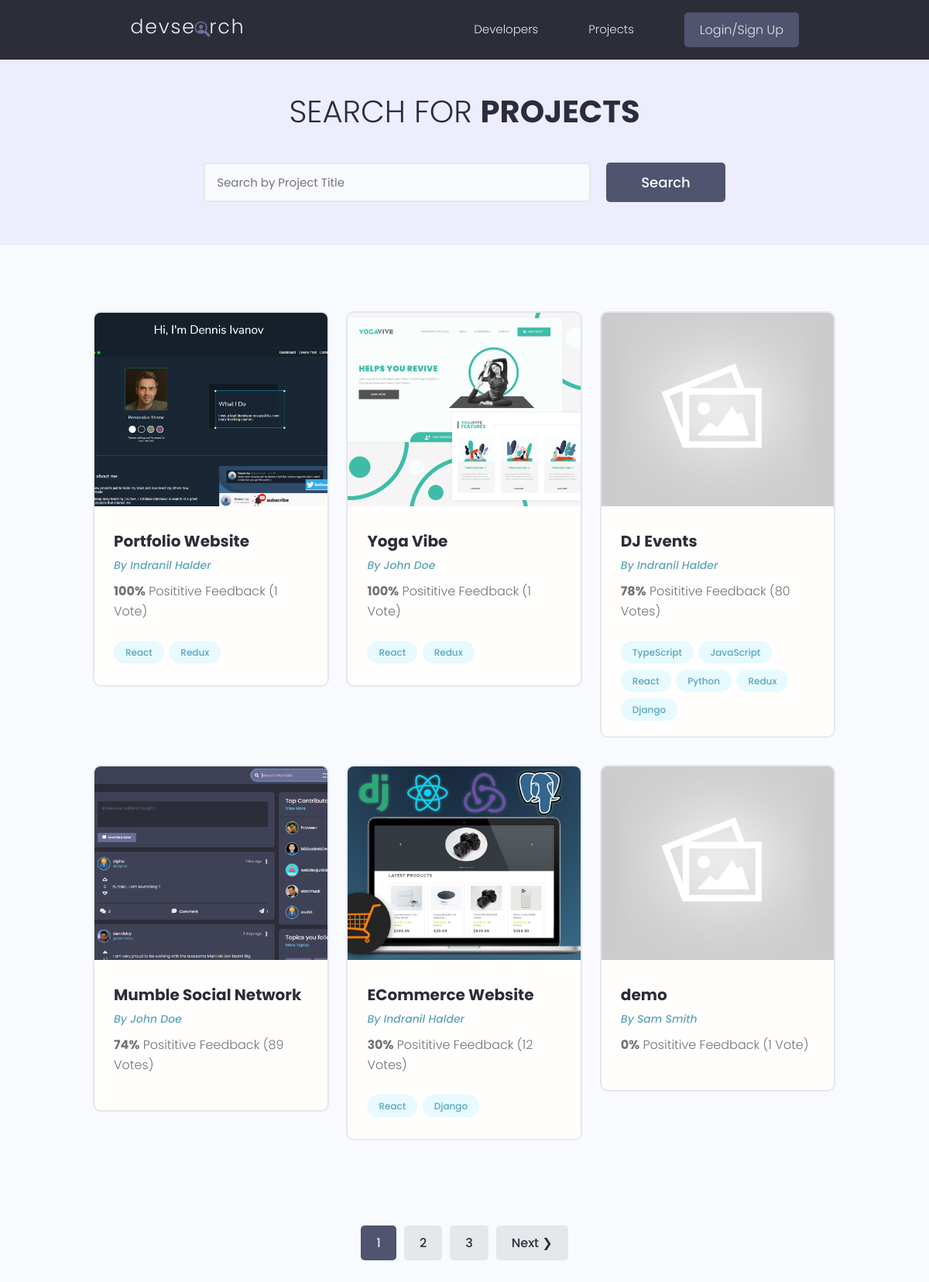
/projects/, run on the app's committed database.
### projects/models.py (models this page shows, shortened)
class Project(models.Model):
    owner = models.ForeignKey(
        Profile, null=True, blank=True, on_delete=models.SET_NULL)
    title = models.CharField(max_length=200)
    description = models.TextField(null=True, blank=True)
    featured_image = models.ImageField(
        null=True, blank=True, default='default.jpg')
    demo_link = models.CharField(max_length=2000, null=True, blank=True)
    source_link = models.CharField(max_length=2000, null=True, blank=True)
    tags = models.ManyToManyField('Tag', blank=True)
    vote_total = models.IntegerField(default=0, null=True, blank=True)
    vote_ratio = models.IntegerField(default=0, null=True, blank=True)
    created = models.DateTimeField(auto_now_add=True)
    id = models.UUIDField(default=uuid.uuid4, unique=True,
                          primary_key=True, editable=False)
    class Meta:
        ordering = ['-vote_ratio', '-vote_total', 'title']

class Tag(models.Model):
    name = models.CharField(max_length=200)
    created = models.DateTimeField(auto_now_add=True)
    id = models.UUIDField(default=uuid.uuid4, unique=True,
                          primary_key=True, editable=False)
    def __str__(self):
        return self.name

### users/models.py (models this page shows, shortened)
class Profile(models.Model):
    user = models.OneToOneField(
        User, on_delete=models.CASCADE, null=True, blank=True)
    name = models.CharField(max_length=200, blank=True, null=True)
    email = models.EmailField(max_length=500, blank=True, null=True)
    username = models.CharField(max_length=200, blank=True, null=True)
    location = models.CharField(max_length=200, blank=True, null=True)
    short_intro = models.CharField(max_length=200, blank=True, null=True)
    bio = models.TextField(blank=True, null=True)
    profile_image = models.ImageField(
        null=True, blank=True, upload_to='profiles/', default='profiles/user-default.png')
    social_github = models.CharField(max_length=200, blank=True, null=True)
    social_twitter = models.CharField(max_length=200, blank=True, null=True)
    social_linkedin = models.CharField(max_length=200, blank=True, null=True)
    social_youtube = models.CharField(max_length=200, blank=True, null=True)
    social_website = models.CharField(max_length=200, blank=True, null=True)
    created = models.DateTimeField(auto_now_add=True)
    id = models.UUIDField(default=uuid.uuid4, unique=True,
                          primary_key=True, editable=False)

### projects/views.py (the view)
# urls.py: path('projects/', include('projects.urls')),
def projects(request):
    projects, search_query = searchProjects(request)
    custom_range, projects = paginateProjects(request, projects, 6)
    context = {'projects': projects, 'search_query': search_query,
               'custom_range': custom_range}
    return render(request, 'projects/projects.html', context)

### projects/utils.py (called while the page is built)
def paginateProjects(request, projects, results):
    page = request.GET.get('page')
    paginator = Paginator(projects, results)
    try:
        projects = paginator.page(page)
    except PageNotAnInteger:
        page = 1
        projects = paginator.page(page)
    except EmptyPage:
        page = paginator.num_pages
        projects = paginator.page(page)
    leftIndex = (int(page) - 4)
    if (leftIndex < 1):
        leftIndex = 1
    rightIndex = (int(page) + 5)
    if rightIndex > paginator.num_pages:
        rightIndex = paginator.num_pages + 1
    custom_range = range(leftIndex, rightIndex)
    return custom_range, projects

def searchProjects(request):
    search_query = ''
    if request.GET.get('search_query'):
        search_query = request.GET.get('search_query')
    tags = Tag.objects.filter(name__icontains=search_query)
    projects = Project.objects.distinct().filter(
        Q(title__icontains=search_query) |
        Q(description__icontains=search_query) |
        Q(owner__name__icontains=search_query) |
        Q(tags__in=tags)
    )
    return projects, search_query

### projects/templates/projects/projects.html (shortened to what this page needs)
{% extends 'main.html' %}
{% block content %}
  <main class="projects">
    <section class="hero-section text-center">
      <div class="container container--narrow">
        <div class="hero-section__box">
          <h2>Search for <span>Projects</span></h2>
        </div>
        <div class="hero-section__search">
          <form id="searchForm" class="form" action="{% url 'projects' %}" method="get">
            <div class="form__field">
              <input class="input input--text" id="formInput#search" type="text" name="search_query"
               value="{{ search_query }}" placeholder="Search by Project Title" />
            </div>
            <input class="btn btn--sub btn--lg" type="submit" value="Search" />
          </form>
        </div>
      </div>
    </section>
    <section class="projectsList">
      <div class="container">
        <div class="grid grid--three">
          {% for project in projects %}
          <div class="column">
            <div class="card project">
              <a href="{% url 'project' project.id %}" class="project">
                <img class="project__thumbnail" src="{{ project.featured_image.url }}" alt="project thumbnail" />
                <div class="card__body">
                  <h3 class="project__title">{{ project.title }}</h3>
                  <p><a class="project__author" href="{% url 'user-profile' project.owner.id %}">By {{ project.owner.name }}</a></p>
                  <p class="project--rating">
                    <span style="font-weight: bold;">{{ project.vote_ratio }}%</span> Posititive
                    Feedback ({{ project.vote_total }} Vote{{project.vote_total|pluralize:"s"}})
                  </p>
                  <div class="project__tags">
                    {% for tag in project.tags.all %}
                    <span class="tag tag--pill tag--main">
                      <small>{{ tag }}</small>
                    </span>
                    {% endfor %}
                  </div>
                </div>
              </a>
            </div>
          </div>
          {% endfor %}
        </div>
      </div>
    </section>
    {% include 'pagination.html' with queryset=projects custom_range=custom_range %}
  </main>
{% endblock content %}

### static/styles/app.css (style rules this page uses)
:root { --color-sub: #2d2d39; }
.btn--sub { background-color: var(--color-sub-light); }
.card { border: 2px solid var(--color-light); }
img { width: 100%; }
.hero-section { height: 40vh; display: flex; align-items: center; background-color: var(--color-sub); }
.hero-section__box { margin-bottom: 4rem; }
.hero-section__box > h2, .hero-section__box > h2 > span { font-size: 4rem; color: var(--color-light); line-height: 1.3; text-transform: uppercase; }
.hero-section__box > h2 { font-weight: 300; }
.hero-section__box > h2 > span { font-weight: 700; }
.hero-section__search > .form { display: flex; align-items: center; justify-content: center; gap: 2rem; }
.hero-section__search > .form input.input--text { width: 50rem; }
.project__author { font-size: 1.4rem; font-style: italic; }
.project--rating { margin-bottom: 1.6em; margin-top: 0.5em; }
.projects > .hero-section { background: var(--color-sub-lighter); height: 30vh; }
.projects .hero-section__box { margin-bottom: 2.5rem; }
.projects .hero-section__box > h2 { color: var(--color-sub); }
.projects .hero-section__box > h2 > span { font-weight: 700; color: var(--color-sub); }
.projectsList { margin-top: 8rem; }
.project__thumbnail { height: 25rem; object-fit: cover; object-position: top center; }
.project__title { font-size: 2rem; font-weight: 700; color: var(--color-sub); }

### static/uikit/styles/modules/_variables.css (style rules this page uses)
:root { --color-main: #5aa5b9; --color-main-light: #e6faff; --color-sub: #3f4156; --color-sub-light: #51546e; --color-sub-lighter: #ededfd; --color-text: #737373; --color-gray: #8b8b8b; --color-light: #e5e7eb; --color-light-gray: #767676; --color-bg: #f8fafd; --color-white: #fffefd; --color-white-light: #f3f3f3; --color-success: #359e64; --color-success-bg: #def8e8; --color-error: #fc4b0b; --color-error-bg: #fff2ee; --font-base: 'Poppins', arial, helvetica, 'Segoe UI', roboto, ubuntu, sans-serif; --font-monospace: 'Fira Code', 'Courier New', courier, monospace; --font-regular: 300; --font-medium: 500; --font-bold: 700; --generic-shadow: 1px 1px 5px #00000010; --generic-transition: all 0.3s ease-in-out; }

### static/uikit/styles/modules/_base.css (style rules this page uses)
* { margin: 0; padding: 0; box-sizing: border-box; text-rendering: optimizeLegibility; color: inherit; font-size: inherit; }
html { font-size: 50%; }
@media only screen and (min-width: 480px) { html { font-size: 56.25%; } }
@media only screen and (min-width: 1200px) { html { font-size: 62.5%; } }
body { line-height: 1.6; font-weight: 400; font-size: 1.5rem; color: var(--color-text); background-color: var(--color-bg); min-height: 100vh; }

### static/uikit/styles/modules/_typography.css (style rules this page uses)
* { font-family: var(--font-base); }
h2 { font-size: 3.6rem; font-weight: var(--font-bold); }
h3 { font-size: 3.2rem; font-weight: var(--font-medium); }
p, span, strong { font-size: 1.6rem; color: var(--color-text); font-weight: var(--font-regular); }
a { padding-bottom: 2px; text-decoration: none; display: inline-block; color: var(--color-main); font-weight: var(--font-medium); }

### static/uikit/styles/modules/_utilities.css (style rules this page uses)
.container { width: 92%; max-width: 165rem; margin: 0 auto; box-sizing: border-box; }
.container--narrow { width: 92%; max-width: 120rem; }
@media screen and (min-width: 1000px) { .container { width: 90%; } }
@media screen and (min-width: 1000px) { .container--narrow { width: 85%; } }
@media screen and (min-width: 1200px) { .container { width: 80%; } }
@media screen and (min-width: 1200px) { .container--narrow { width: 72%; } }
.text-center { text-align: center; }

### static/uikit/styles/modules/_button.css (style rules this page uses)
.btn { display: inline-block; position: relative; cursor: pointer; background-color: var(--color-light); font-weight: var(--font-medium); color: var(--color-sub); text-decoration: none; padding: 1rem 2rem; border-radius: 0.5rem; border: none; width: -webkit-fit-content; width: -moz-fit-content; width: fit-content; height: -webkit-fit-content; height: -moz-fit-content; height: fit-content; font-size: 1.6rem; outline-width: 0; outline-color: transparent; -webkit-backface-visibility: hidden; backface-visibility: hidden; transition: all 0.3s ease-in-out; }
.btn--sub { background-color: var(--color-sub); color: var(--color-white); }
.btn--lg { font-size: 1.8rem; padding: 1.2rem 4.5rem; }

### static/uikit/styles/modules/_card.css (style rules this page uses)
.card { border-radius: 1rem; background-color: var(--color-white); border: 1.5px solid var(--color-light); width: auto; height: auto; margin-top: 0.5rem; margin-bottom: 0.5rem; overflow: hidden; }
.card__body, .card__header { padding: 2rem 2.5rem; }

### data on the page
Project: featured_image (picture), title "Portfolio Website", owner.name "Indranil Halder", vote_ratio "100", vote_total "1"
Tag: name "React"
Tag: name "Redux"
Project: featured_image (picture), title "Yoga Vibe", owner.name "John Doe", vote_ratio "100", vote_total "1"
Project: featured_image (placeholder picture), title "DJ Events", owner.name "Indranil Halder", vote_ratio "78", vote_total "80"
Tag: name "TypeScript"
Tag: name "JavaScript"
Tag: name "Python"
Tag: name "Django"
Project: featured_image (picture), title "Mumble Social Network", owner.name "John Doe", vote_ratio "74", vote_total "89"
Project: featured_image (picture), title "ECommerce Website", owner.name "Indranil Halder", vote_ratio "30", vote_total "12"
Project: featured_image (placeholder picture), title "demo", owner.name "Sam Smith", vote_ratio "0", vote_total "1"

### other printed values
{{ page }} "1"
{{ page }} "2" "3"
